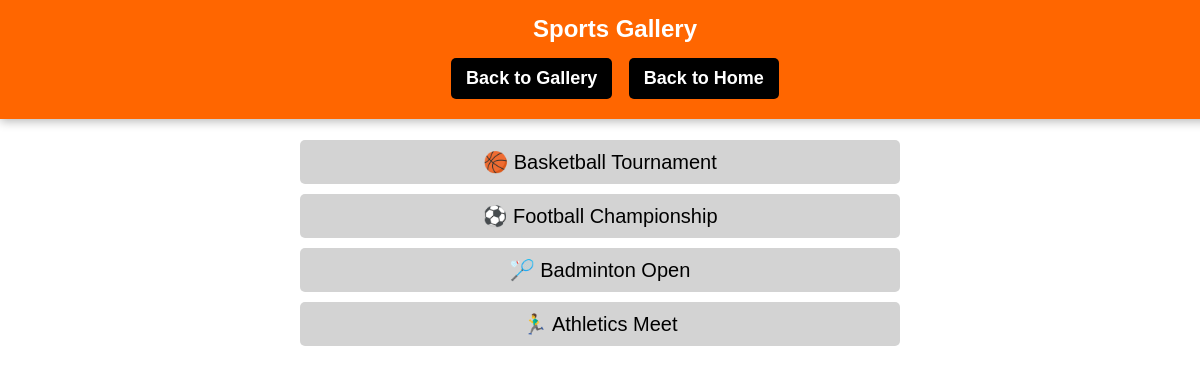
The app's page /sports, older data.
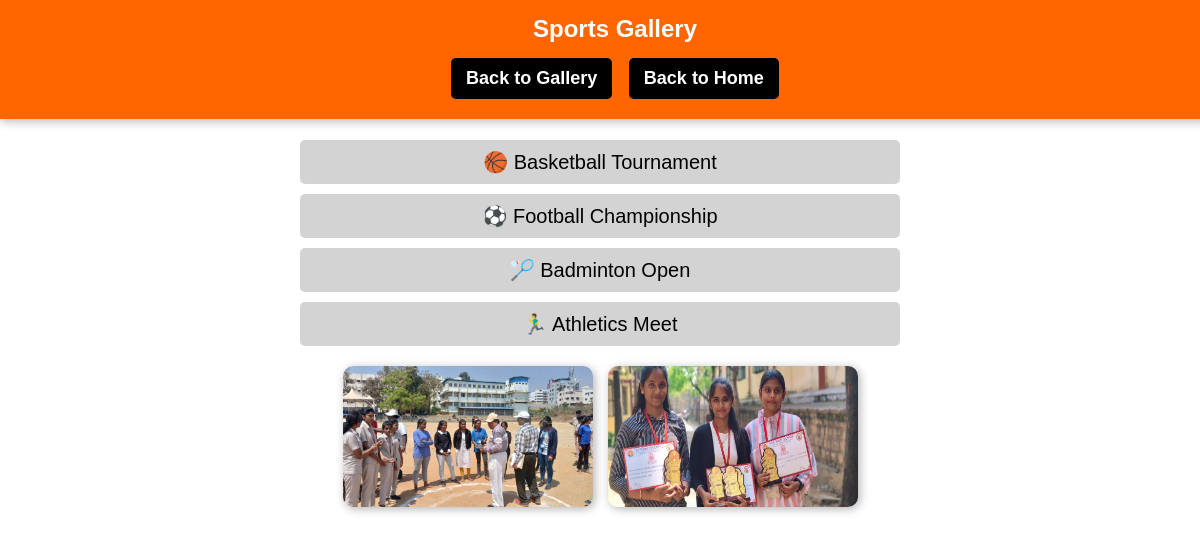
The same page, newer data.
### models.py (models this page shows)
class GalleryImage(db.Model):
    id = db.Column(db.Integer, primary_key=True)
    category = db.Column(db.String(50), nullable=False)
    image_url = db.Column(db.String(255), nullable=False)

### app.py (the view)
@app.route('/sports')
def sports_gallery():
    sports_images = GalleryImage.query.filter_by(category='Sports').all()
    return render_template('sports.html', sports=sports_images)

### templates/sports.html (shortened to what this page needs)
<!DOCTYPE html>
<html lang="en">
<head>
</head>
<body>
<div class="header">
    Sports Gallery
    <div class="nav">
        <a href="/gallery">Back to Gallery</a>
        <a href="/">Back to Home</a>
    </div>
</div>
<div class="content">
    <div class="sports-events">
        <ul>
            <li>🏀 Basketball Tournament</li>
            <li>⚽ Football Championship</li>
            <li>🏸 Badminton Open</li>
            <li>🏃‍♂️ Athletics Meet</li>
        </ul>
    </div>
    <div class="gallery">
        {% for img in sports %}
        <img src="{{ img.image_url }}" width="200" onclick="openFullScreen(this)">
        {% endfor %}
    </div>
</div>
</body>
</html>

Row changes from the older to the newer data that the page shows:
added GalleryImage: shows a picture
added GalleryImage: shows a picture
